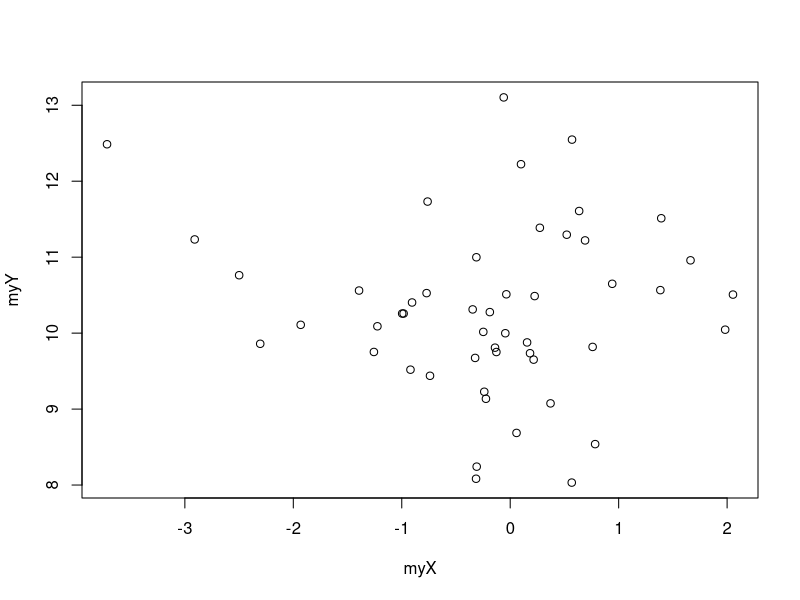
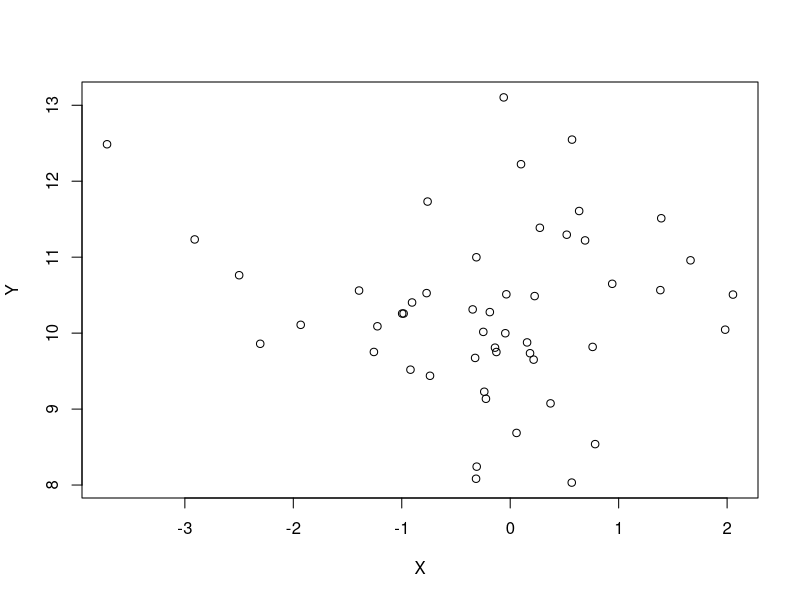
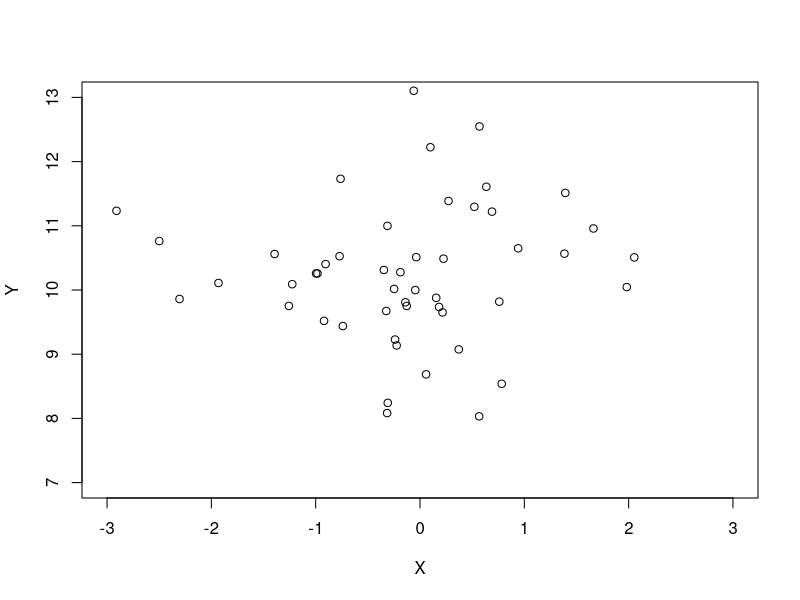
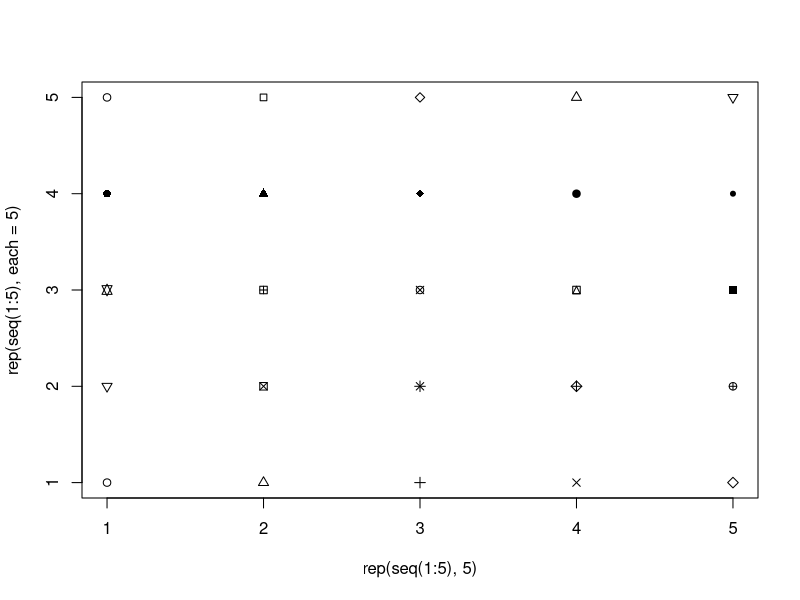
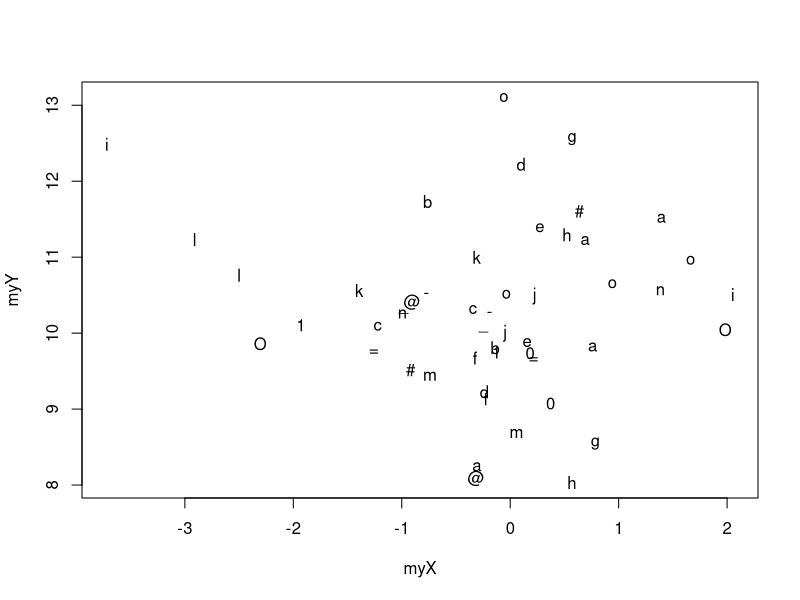
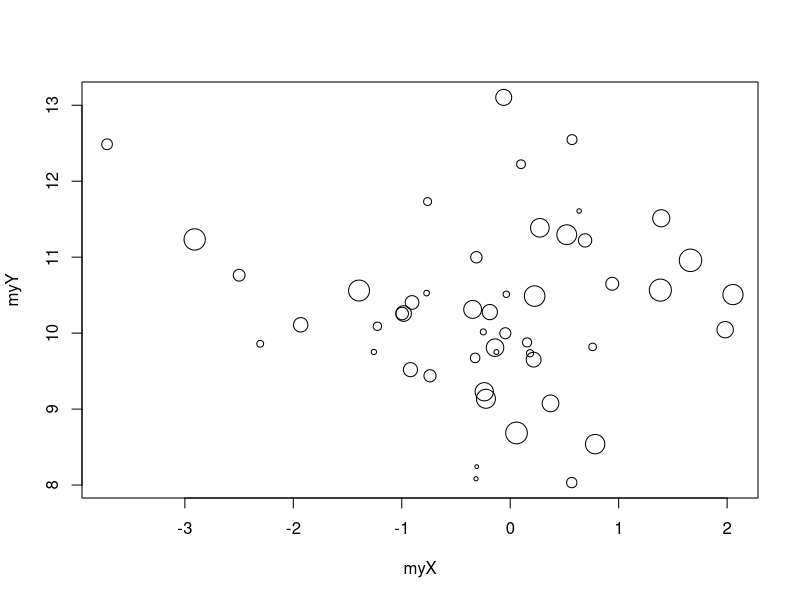
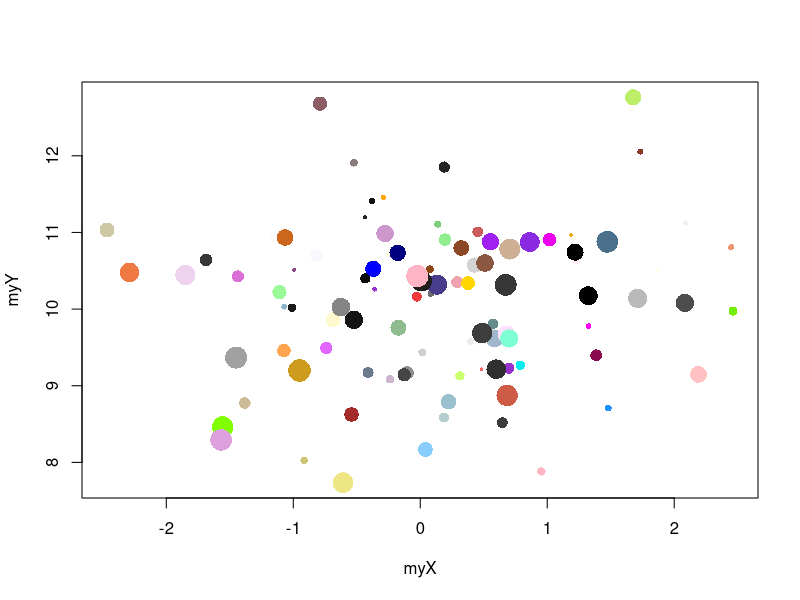
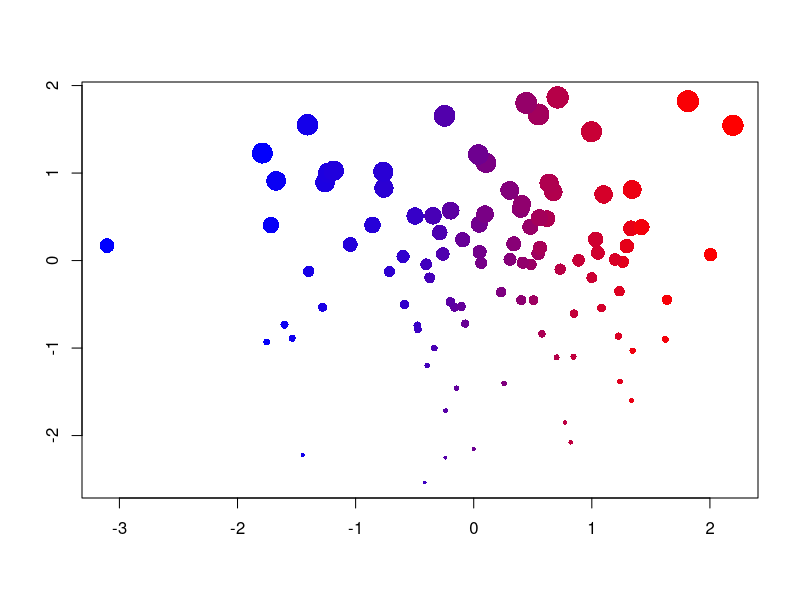

Source code (R) for these figures, in order:
## ---- chunk 1
myX <- rnorm(50, mean = 0, sd = 1)
myY <- rnorm(50, mean = 10, sd = 1)
plot(x = myX, y = myY)
## ---- chunk 2
plot(x = myX, y = myY, 
  xlab = "X", ylab = "Y")
## ---- chunk 3
plot(x = myX, y = myY, 
  xlab = "X", ylab = "Y", 
  xlim = c(-3, 3), ylim = c(7, 13))
## ---- chunk 4
plot(x = rep(seq(1:5), 5), y = rep(seq(1:5), each = 5),
  pch = 1:25)
plot(x = myX, y = myY, 
  pch = c("a", "@", "#", "1", "=", "-", "_", "o", "O", "0", letters[1:15]))
## ---- chunk 5
plot(x = myX, y = myY, 
  cex = seq(from = 0.5, to = 3, length.out = 50))
## ---- chunk 6
myX <- rnorm(100, mean = 0, sd = 1)
myY <- rnorm(100, mean = 10, sd = 1)
plot(x = myX, y = myY, 
  cex = seq(from = 0.5, to = 3, length.out = 100),
  pch = 16,
  col = sample(colors(), 100))
## ---- chunk 7
myX <- rnorm(100)
myY <- rnorm(100)
dfGraph <- data.frame(myX, myY)
dfGraph <- dfGraph[order(dfGraph$myX),]
dfGraph$myCol <- colorRampPalette(c("blue", "red"))(100)
dfGraph <- dfGraph[order(dfGraph$myY),]
dfGraph$myCex <- seq(from = 0.5, to = 3, length.out = 100)
plot(x = dfGraph$myX, y = dfGraph$myY, 
  cex = dfGraph$myCex, pch = 16, col = dfGraph$myCol, 
  xlab = "", ylab = "")
## ---- chunk 8
myX <- 1:20
myY <- rnorm(20, mean = 10, sd = 1)
plot(x = myX, y = myY, 
  type = 'b') # 'p', 'l', 'b', 'c', 'o', 'h', 's', 'S', 'n'
## ---- chunk 9
par(mfrow = c(1, 2))
plot(x = myX, y = myY, 
  type = 'b', pch = 16, cex = 3) 
grid(lwd = 3, lty = 1)
plot(x = myX, y = myY, 
  type = 'b', pch = 16, cex = 3, 
  panel.first = grid(lwd = 3, lty = 1)) 
par(mfrow = c(1, 1))
## ---- chunk 10
op <- par(no.readonly = TRUE)
par(mfrow = c(2, 2), mar = c(2, 2, 1, 1))
graph4 <- lapply(1:4, function(i){
  plot(x = rnorm(100), 
    y = rnorm(100), 
    col = i, pch = 16)
})
par(op)
## ---- chunk 11
myX <- rnorm(100)
myY <- rnorm(100)
plot(x = myX, y = myY, 
  xlim = c(-4, 4), ylim = c(-4, 4),   
  pch = 16, cex = 1.5, 
  col = sample(colors(), size = 100),
  panel.first = {
    grid()
    abline(v = c(min(myX), max(myX)), lty = 2)
    abline(h = c(min(myY), max(myY)), lty = 2)
    abline(v = mean(myX), lty = 1)
    abline(h = mean(myY), lty = 1)
})
## ---- chunk 12
op <- par(no.readonly = TRUE)
par(mfrow = c(2, 2), mar = c(2, 2, 1, 1))
myX <- list(
  rnorm(1000),
  rgamma(1000, shape = 1),
  sample(1:100, size = 1000, replace = TRUE),
  rbeta(1000, shape1 = 1, shape2 = 2)
)
myTitle <- c("Normal", "Gamma", "Uniform", "Beta")
tr <- lapply(1:4, function(i){
  hist(myX[[i]], 
    col = heat.colors(15), 
    main = myTitle[i]
  )
})
par(op)
## ---- chunk 13
myX <- c(4, 5, 8)
barplot(myX, names.arg = c("A", "B", "C"))
## ---- chunk 14
op <- par(no.readonly = TRUE)
par(mfrow = c(1, 2), mar = c(2, 2, 1, 1))
myX <- matrix(c(4, 5, 8, 4, 6, 2), nrow = 2)
barplot(myX, names.arg = c("A", "B", "C"))
myX <- matrix(c(4, 5, 8, 4, 6, 2, 3, 4, 5), nrow = 3)
barplot(myX, names.arg = c("A", "B", "C"))
par(op)
## ---- chunk 15
n <- 50
myX <- rnorm(n)
myY <- rnorm(n)
myCol <- c(2, sample(c(4, 2), size = (n - 1), replace = TRUE))
myColors <- colorRampPalette(c("blue", "red"))(100)
myYCut <- cut(myY, breaks = -4:4)
myXCut <- cut(myX, breaks = -4:4)
myYCutCol <- table(myCol, myYCut)
myXCutCol <- table(myCol, myXCut)
xCol <- round(
  myXCutCol[1,] / (myXCutCol[1,] + myXCutCol[2,]) * 100
)
xCol[is.na(xCol) | xCol == 0] <- 1
yCol <- round(
  myYCutCol[1,] / (myYCutCol[1,] + myYCutCol[2,]) * 100
)
yCol[is.na(yCol) | yCol == 0] <- 1
op <- par(no.readonly = TRUE)
par(mar = c(2, 3, 1, 1))
layout(matrix(c(1, 1, 0, 
                2, 2, 3, 
                2, 2, 3), ncol = 3, byrow = TRUE))
barplot(table(myXCut), las = 1, col = myColors[xCol])
plot(x = myX, y = myY, col = myCol, pch = 16, 
  xlim = c(-4, 4), ylim = c(-4, 4), cex = 1.5, 
  panel.first = grid())
barplot(table(myYCut), las = 1, horiz = TRUE, col = myColors[yCol])
par(op)
## ---- chunk 16
graphBarplotCol <- function(n){
  myX <- rnorm(n)
  myY <- rnorm(n)
  myCol <- c(2, sample(c(4, 2), size = (n - 1), replace = TRUE))
  myColors <- colorRampPalette(c("blue", "red"))(100)
  myYCut <- cut(myY, breaks = -4:4)
  myXCut <- cut(myX, breaks = -4:4)
  myYCutCol <- table(myCol, myYCut)
  myXCutCol <- table(myCol, myXCut)
  xCol <- round(
    myXCutCol[1,] / (myXCutCol[1,] + myXCutCol[2,]) * 100
  )
  xCol[is.na(xCol) | xCol == 0] <- 1
  yCol <- round(
    myYCutCol[1,] / (myYCutCol[1,] + myYCutCol[2,]) * 100
  )
  yCol[is.na(yCol) | yCol == 0] <- 1
  op <- par(no.readonly = TRUE)
  par(mar = c(2, 3, 1, 1))
  layout(matrix(c(1, 1, 0, 
                  2, 2, 3, 
                  2, 2, 3), ncol = 3, byrow = TRUE))
  barplot(table(myXCut), las = 1, col = myColors[xCol])
  plot(x = myX, y = myY, col = myCol, pch = 16, 
    xlim = c(-4, 4), ylim = c(-4, 4), cex = 1.5, 
    panel.first = grid())
  barplot(table(myYCut), las = 1, horiz = TRUE, col = myColors[yCol])
  par(op)
}
graphBarplotCol(n = 1000)
## ---- chunk 17
barplot(rnorm(20), horiz = TRUE, col = rainbow(20))
## ---- chunk 18
gender <- data.frame(
  m = cut(sample(1:75, 1000, replace = TRUE), 
    breaks = seq(from = 0, to = 80, by = 10)), 
  f = cut(sample(1:75, 1000, replace = TRUE), 
    breaks = seq(from = 0, to = 80, by = 10))
)
op <- par(no.readonly = TRUE)
par(mfrow = c(1, 2), mar = c(2, 1, 2, 1))
barplot(-table(gender$f), horiz = TRUE, col = "salmon")
barplot(table(gender$m), horiz = TRUE, col = "lightblue")
par(op)
## ---- chunk 19
df <- data.frame(
  box1 = rnorm(1000), 
  box2 = rgamma(1000, shape = 1), 
  box3 = sample(-3:3, size = 1000, replace = TRUE),
  box4 = rbeta(1000, shape1 = 1, shape2 = 2)
)
boxplot(df, col = c(rgb(0, 94, 255, maxColorValue = 255),  
  rgb(255, 0, 174, maxColorValue = 255),  
  rgb(255, 136, 0, maxColorValue = 255),  
  rgb(119, 255, 0, maxColorValue = 255)))
## ---- chunk 20
df$cat <- sample(c("w", "x", "y", "z"), size = 1000, replace = TRUE)
boxplot(df$box3 ~ df$cat, col = c(rgb(0, 94, 255, maxColorValue = 255),  
  rgb(255, 0, 174, maxColorValue = 255),  
  rgb(255, 136, 0, maxColorValue = 255),  
  rgb(119, 255, 0, maxColorValue = 255)), ylab = "Box3")
df$cat2 <- sample(1:3, size = 1000, replace = TRUE)
boxplot(df$box4 ~ df$cat*df$cat2, col = c(
  rgb(0, 94, 255, maxColorValue = 255),  
  rgb(255, 0, 174, maxColorValue = 255),  
  rgb(255, 136, 0, maxColorValue = 255),  
  rgb(119, 255, 0, maxColorValue = 255)), ylab = "Box4")
## ---- chunk 21
df$cat <- sample(c("w", "x", "y", "z"), size = 1000, replace = TRUE)
boxplot(df$box2 ~ df$cat, horizontal = TRUE, 
  col = c(rgb(255, 110, 0, maxColorValue = 255),  
  rgb(230, 255, 0, maxColorValue = 255),  
  rgb(0, 178, 255, maxColorValue = 255),  
  rgb(166, 0, 255, maxColorValue = 255)), xlab = "Box2")
